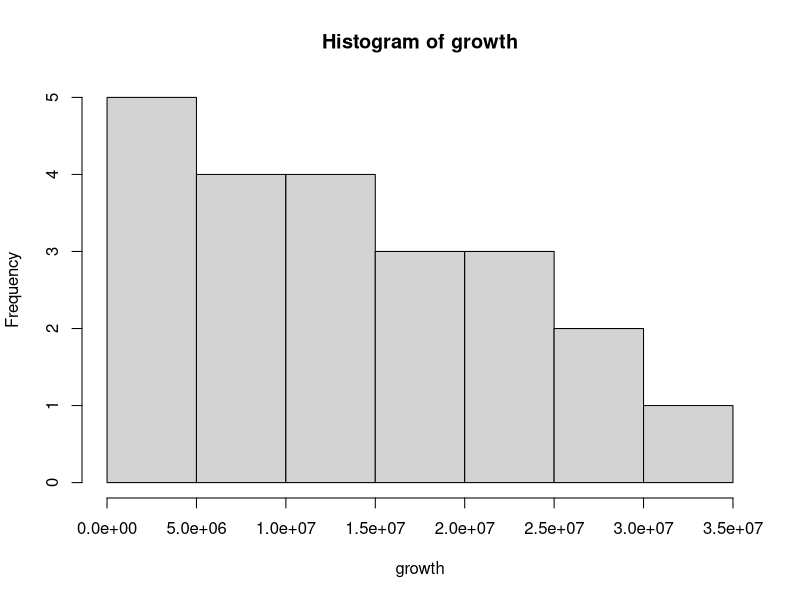
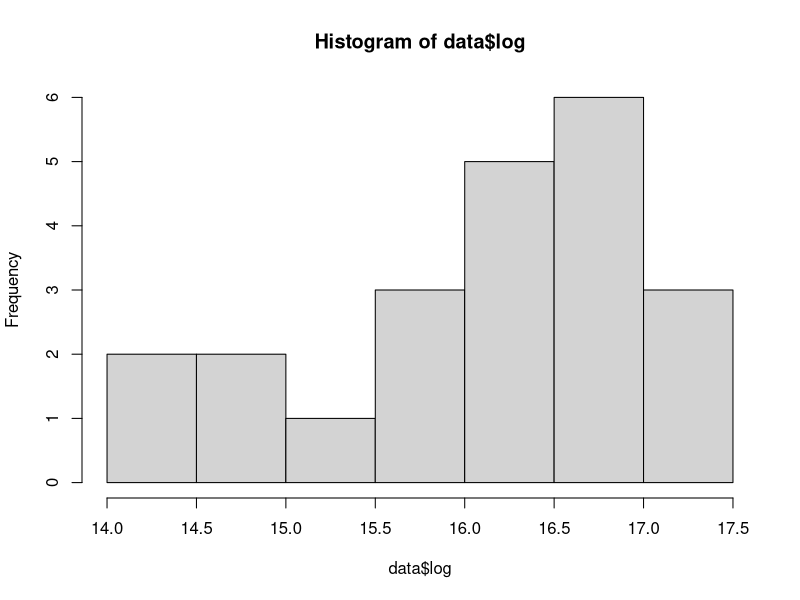
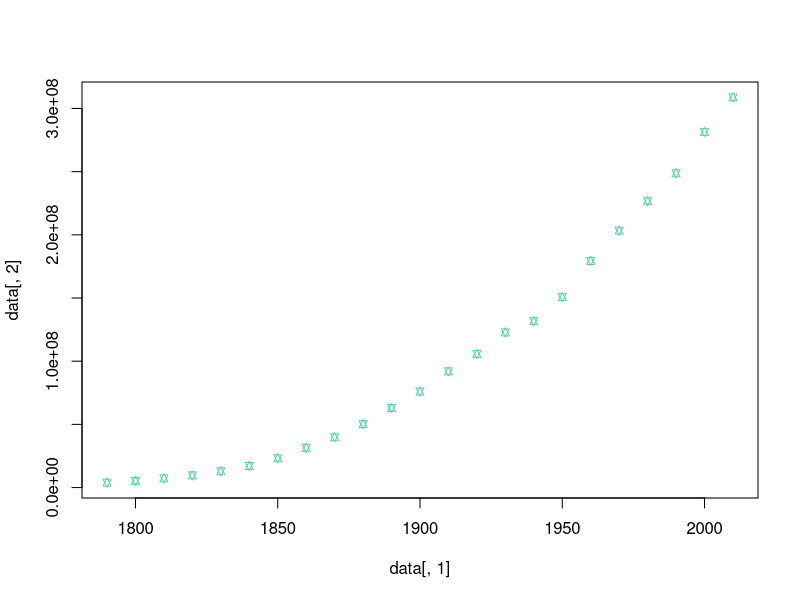
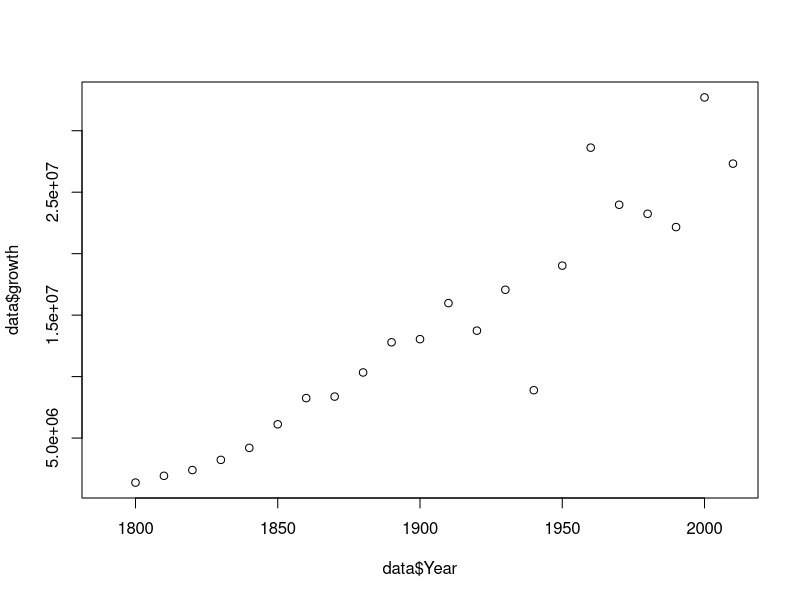
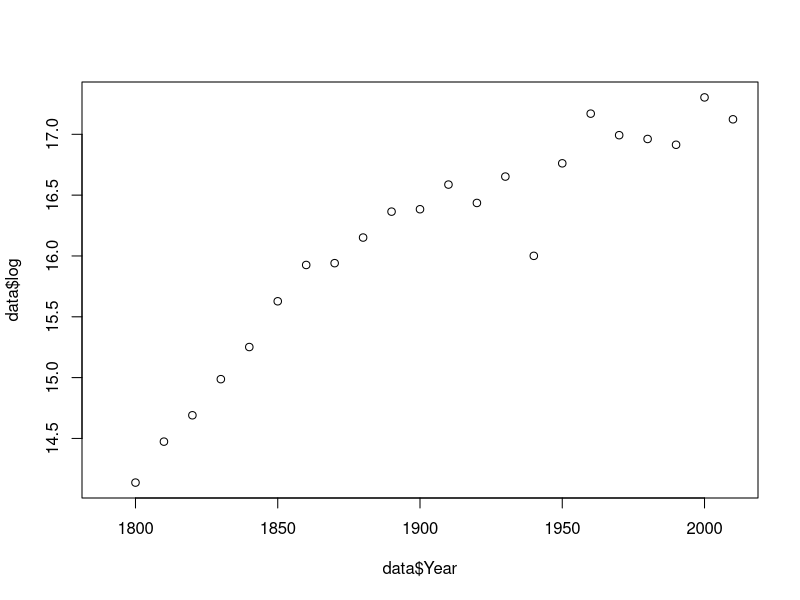
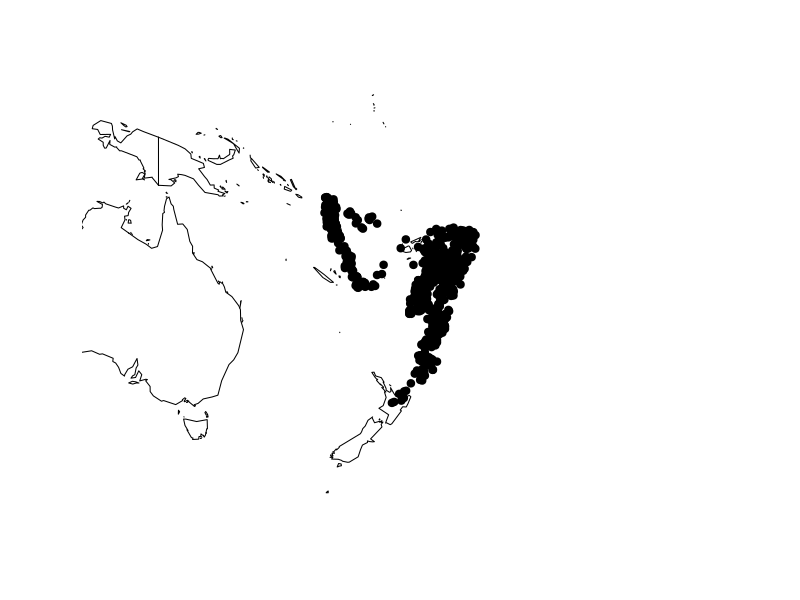
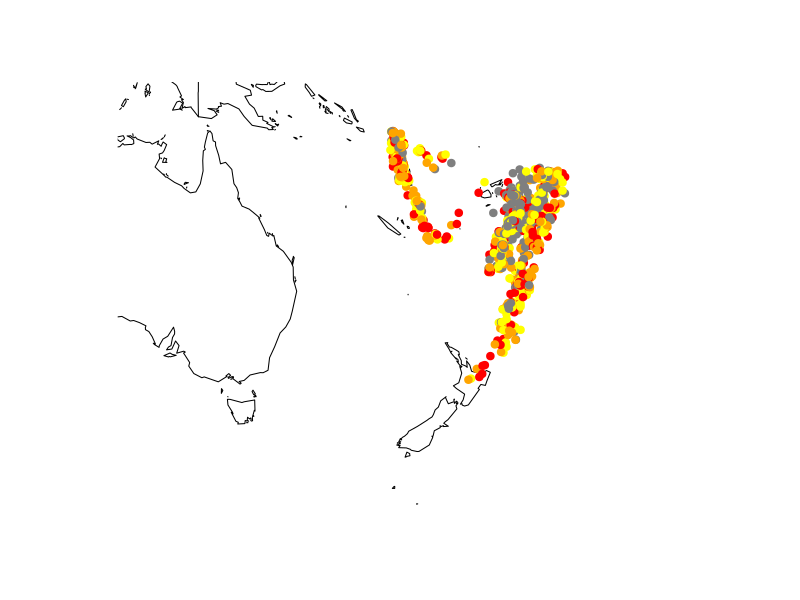
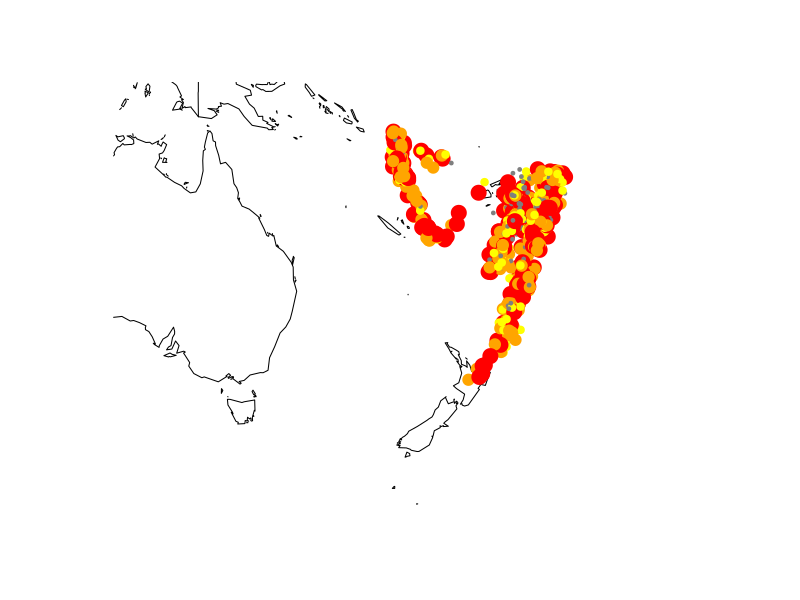

These figures' R source, in order:
## ---- chunk 1
data=read.csv(file="USPop.csv")
View(data)
## ---- chunk 2
data$midpoint=data$Year+5
View(data)
## ---- chunk 3
growth=vector(mode="numeric",length=length(data$Year))
## ---- chunk 4
growth[1]=NA
for (i in 2:length(data$Year)) {
    growth[i]=data$Population[i]-data$Population[i-1]+1
}
## ---- chunk 5
data=cbind(data,growth)
## ---- chunk 6
hist(growth)
## ---- chunk 7
data$log=log(data$growth)
hist(data$log)
## ---- chunk 8
#plot from last video
plot(data[,1], data[,2],pch=11, col="#66CDAA",cex=0.8)

#plot of growth (without transformation)
plot(data$Year,data$growth)

#plot of log growth
plot(data$Year,data$log)
## ---- chunk 9
cor.test(data$Year,data$growth,method="spearman")
cor.test(data$Year,data$log,method="spearman")
## ---- chunk 10
library(knitr)
kable(quakes, caption ="Quakes")
## ---- chunk 11
summary(quakes$mag)
quantile(quakes$mag)
## ---- chunk 12
quakes$quant=cut(quakes$mag,breaks=quantile(quakes$mag),labels=F,include.lowest=T)
View(quakes)
## ---- chunk 13
quakes$color=as.character(cut(quakes$mag,breaks=quantile(quakes$mag),labels=c("grey50","yellow","orange","red"),include.lowest=T))
## ---- chunk 14
#install.packages("maps")
library(maps)
??maps
## ---- chunk 15
range(quakes$lat)
range(quakes$long)
## ---- chunk 16
library(maps)
map('world',xlim=c(min(quakes$long)-30,max(quakes$long)+30),ylim=c(min(quakes$lat)-15,max(quakes$lat)+15))
points(quakes$long,quakes$lat,pch=19)
## ---- chunk 17
#use color value to mark magnitude
map('world',xlim=c(min(quakes$long)-35,max(quakes$long)+15),ylim=c(min(quakes$lat)-15,max(quakes$lat)+5))
points(quakes$long,quakes$lat,col=quakes$color,pch=19)

#use quantile value to adjust size of each point according to magnitude
map('world',xlim=c(min(quakes$long)-35,max(quakes$long)+15),ylim=c(min(quakes$lat)-15,max(quakes$lat)+5))
points(quakes$long,quakes$lat,col=quakes$color,pch=19,cex=0.5*quakes$quant)
